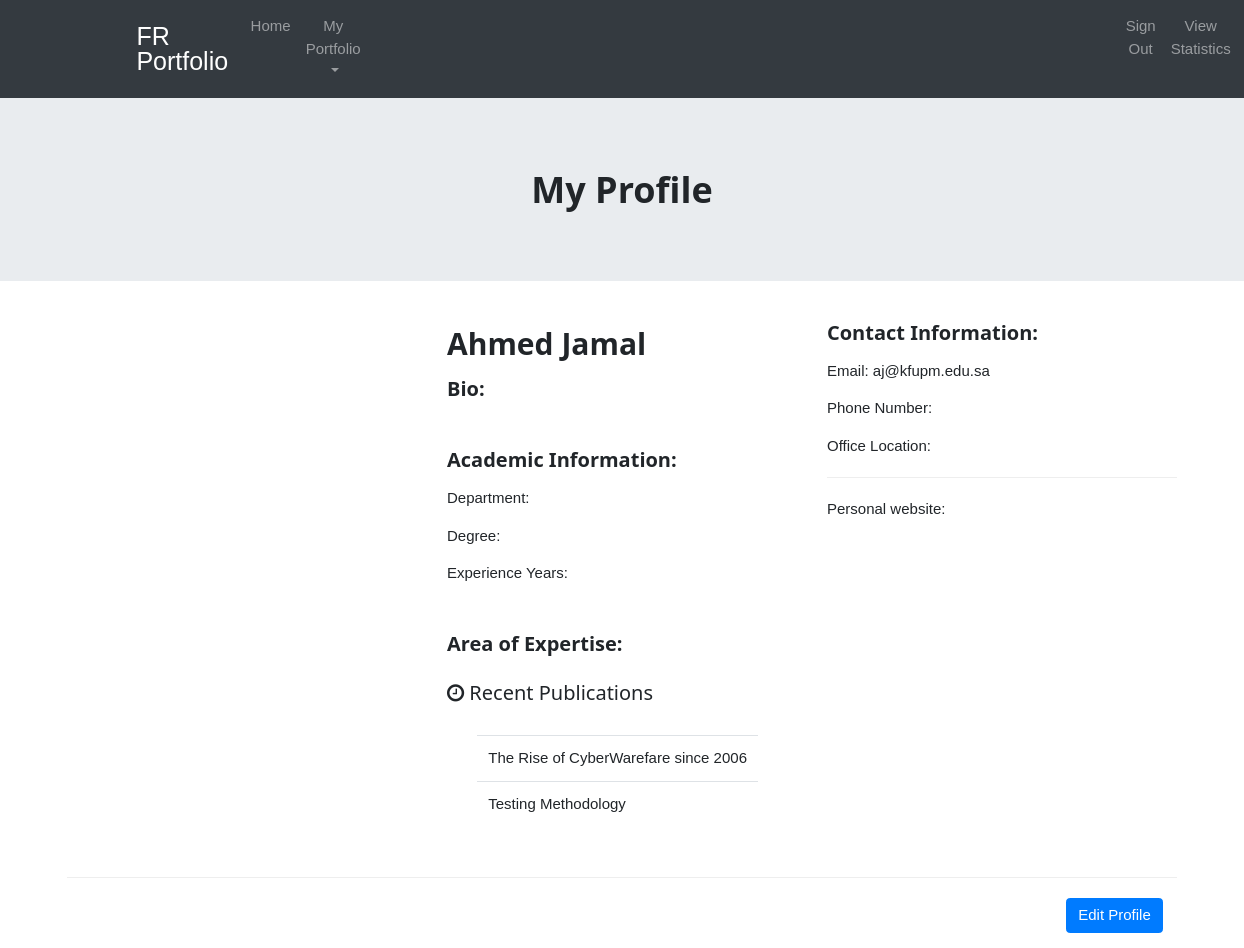
The page /Faculty/profile.php (signed in) on the database its author committed.
### tables this page shows
CREATE TABLE `suser` (
  `FName` varchar(20) NOT NULL,
  `LName` varchar(20) NOT NULL,
  `ID` varchar(9) NOT NULL,
  `Email` varchar(30) NOT NULL,
  `Pswrd` varchar(20) NOT NULL,
  `ExperienceYears` int(11) DEFAULT NULL,
  `Expertise` varchar(20) DEFAULT NULL,
  `Bio` varchar(500) DEFAULT NULL,
  `Department` varchar(50) DEFAULT NULL,
  `Educatoin` varchar(50) DEFAULT NULL,
  `OfficeLocation` varchar(20) DEFAULT NULL,
  `PhoneNo` varchar(15) DEFAULT NULL,
  `Photo` varbinary(21844) DEFAULT NULL,
  `Website` varchar(50) DEFAULT NULL,
  `Membership` varchar(30) DEFAULT NULL,
  `regReason` varchar(500) DEFAULT NULL,
  `Flag` varchar(1) NOT NULL,
  `dateRegistered` date DEFAULT NULL
);

CREATE TABLE `publication` (
  `PublicationID` varchar(9) NOT NULL,
  `PublicationType` varchar(20) NOT NULL,
  `Title` varchar(500) NOT NULL,
  `Abstract` text NOT NULL,
  `Author` varchar(300) NOT NULL,
  `Department` varchar(50) DEFAULT NULL,
  `Keywords` text DEFAULT NULL,
  `Month` int(11) DEFAULT NULL,
  `Year` int(11) NOT NULL,
  `Note` text DEFAULT NULL,
  `DateAddedToDB` date NOT NULL,
  `Address` text DEFAULT NULL,
  `Degree` varchar(200) DEFAULT NULL,
  `School` varchar(100) DEFAULT NULL,
  `Source` text DEFAULT NULL,
  `Type` varchar(300) DEFAULT NULL,
  `Institution` varchar(100) DEFAULT NULL,
  `Number` int(11) DEFAULT NULL,
  `BookTitle` varchar(500) DEFAULT NULL,
  `Editor` varchar(300) DEFAULT NULL,
  `Organization` varchar(100) DEFAULT NULL,
  `Pages` int(11) DEFAULT NULL,
  `Publisher` varchar(100) DEFAULT NULL,
  `Series` varchar(100) DEFAULT NULL,
  `Volume` varchar(10) DEFAULT NULL,
  `DOI` varchar(10) DEFAULT NULL,
  `Journal` varchar(100) DEFAULT NULL,
  `Edition` varchar(15) DEFAULT NULL,
  `ISBN` varchar(16) DEFAULT NULL,
  `Price` decimal(6,2) DEFAULT NULL,
  `Chapter` varchar(10) DEFAULT NULL,
  `HowPublished` text DEFAULT NULL
);

### Faculty/profile.php (the view, shortened to what this page needs)
<!DOCTYPE html>
<html lang="en">
<head>
    <link rel="stylesheet" href="css/bootstrap.css">
    <link rel="stylesheet" href="css/style.css">
    <link rel="stylesheet" href="css/w3.css">
    <link rel="stylesheet" href="https://cdnjs.cloudflare.com/ajax/libs/font-awesome/4.7.0/css/font-awesome.min.css">
</head>
<body>
<nav class="navbar navbar-expand-sm bg-dark navbar-dark sticky-top" id="centered">
    <a class="navbar-brand" id="logo" href="faculty.php">FR<br>Portfolio</a>
    <ul class="navbar-nav" >
        <li class="nav-item" >
            <a class="nav-link" href="faculty.php" >Home</a>
        </li>
        <li class="nav-item dropdown" style="margin-right: 50em">
            <a class="nav-link dropdown-toggle" href="#" id="navbardrop" data-toggle="dropdown">
                My Portfolio
            </a>
        </li>
        <li class="nav-item" >
            <a class="nav-link" href="sign_out.php" >Sign Out</a>
        </li>
        <li class="nav-item">
            <a class="nav-link" href="stat_F.html" >View Statistics</a>
        </li>
    </ul>
</nav>
<div class="jumbotron jumbotron-fluid" id="jumbotron">
    <div class="container" id="centered">
        <h1><b>My Profile</b></h1>
    </div>
</div>
<div class="container">
    <div class="row m-y-2">
        <div class="col-lg-4 pull-lg-8 text-xs-center">
            <?php
            require('../dbConnect.php');
            ?>
        </div>
        <div class="col-lg-8 push-lg-4">
            <div class="tab-content p-b-3">
                <div class="tab-pane active" id="profile">
                    <div class="row">
                        <div class="col-md-6">
                            <p>
                                <?php
                                $email = $_SESSION['Email'];
                                $query = "select * from `SUser` where Email='$email'";
                                $result = mysqli_query($link, $query);
                                if (mysqli_num_rows($result) == 1) {
                                    $row = mysqli_fetch_row($result);
                                    echo "<h2><b>$row[0] $row[1]</b></h2>";
                                }
                                ?>
                            </p>
                            <h4><b>Bio:</b></h4>
                            <br>
                            <h4><b>Academic Information:</b></h4>
                            <p>
                                <?php
                                $email = $_SESSION['Email'];
                                $query = "select * from `SUser` where Email='$email'";
                                $result = mysqli_query($link, $query);
                                if (mysqli_num_rows($result) == 1) {
                                    $row = mysqli_fetch_array($result);
                                    $dep = $row['Department'];
                                    $deg = $row['Educatoin'];
                                    $expYears = $row['ExperienceYears'];
                                    echo "<p> Department: $dep</p>";
                                    echo "<p> Degree: $deg</p>";
                                    echo "<p> Experience Years: $expYears</p>";
                                }
                                ?>
                            </p>
                            <br>
                            <h4><b>Area of Expertise:</b></h4>
                        </div>
                        <div class="col-md-6">
                            <h4><b>Contact Information:</b></h4>
                            <p>
                                <?php
                                $email = $_SESSION['Email'];
                                $query = "select * from `SUser` where Email='$email'";
                                $result = mysqli_query($link, $query);
                                if (mysqli_num_rows($result) == 1) {
                                    $row = mysqli_fetch_array($result);
                                    $phone = $row['PhoneNo'];
                                    $office = $row['OfficeLocation'];
                                    echo "<p>Email: $email</p>";
                                    echo "<p>Phone Number: $phone</p>";
                                    echo "<p>Office Location: $office</p>";
                                }
                                ?>
                            </p>
                            <hr>
                            <p>
                                <?php
                                $email = $_SESSION['Email'];
                                $query = "select * from `SUser` where Email='$email'";
                                $result = mysqli_query($link, $query);
                                if (mysqli_num_rows($result) == 1) {
                                    $row = mysqli_fetch_array($result);
                                    $website = $row['Website'];
                                    echo "Personal website: <a class='nav-link' href='$website' >$website</a>";
                                }
                                ?>
                            </p>
                        </div>
                        <div class="col-md-12">
                            <h4 class="m-t-2"><span class="fa fa-clock-o ion-clock pull-xs-right"></span> Recent Publications</h4>
                            <?php
                            require('../dbConnect.php');
                            $email = $_SESSION['Email'];
                            $idQuery = "SELECT `ID` FROM `SUser` WHERE Email='$email'";
                            $idResult = mysqli_query($link, $idQuery);
                            $row = mysqli_fetch_array($idResult);
                            $facID = $row['ID'];
                            $query = "SELECT `PublicationID` FROM `PublicationFacultyLink` WHERE FacultyID = '$facID'";
                            $result = mysqli_query($link, $query);
                            echo '<div style="margin: 30px">';
                            echo '<table class="table table-hover table-responsive">
								<tbody>';
                            while($row = mysqli_fetch_array($result)) {
                                $pubID = $row['PublicationID'];
                                $query = "SELECT * FROM Publication WHERE PublicationID = '$pubID'";
                                if ($result2 = mysqli_query($link, $query)) {
                                    if (mysqli_num_rows($result2) > 0) {
                                        while ($row = mysqli_fetch_array($result2)) {
                                            echo '<tr><td>' . $row["Title"] . '</td></tr> <tr>';
                                        }
                                    }
                                }
                            }
                            echo "</tbody></table>";
                            ?>
                        </div>
                    </div>
                </div>
            </div>
        </div>
    </div>
</div>
<hr>
<a href="editProfile.php" class="btn btn-primary" role="button" style="margin-left: 90%">Edit Profile</a>
</body>
</html>

### Faculty/css/style.css (style rules this page uses)
#logo { line-height: 1.0; font-size: 25px; text-align: left; margin-left: 10%; }
#centered { text-align: center; align-items: center; }

### Faculty/css/w3.css (style rules this page uses)
*,*:before,*:after { box-sizing:inherit }
html { -ms-text-size-adjust:100%;-webkit-text-size-adjust:100% }
body { margin:0 }
article,aside,details,figcaption,figure,footer,header,main,menu,nav,section,summary { display:block }
a { background-color:transparent;-webkit-text-decoration-skip:objects }
hr { box-sizing:content-box;height:0;overflow:visible }
html,body { font-family:Verdana,sans-serif;font-size:15px;line-height:1.5 }
html { overflow-x:hidden }
h1 { font-size:36px }
h2 { font-size:30px }
h4 { font-size:20px }
h1,h2,h3,h4,h5,h6 { font-family:"Segoe UI",Arial,sans-serif;font-weight:400;margin:10px 0 }
hr { border:0;border-top:1px solid #eee;margin:20px 0 }
a { color:inherit }

### rows shown on the page
suser: FName "Ahmed", LName "Jamal"
publication: Title "The Rise of CyberWarefare since 2006"
publication: Title "Testing Methodology"

### other values the page prints
$email "aj@kfupm.edu.sa"
